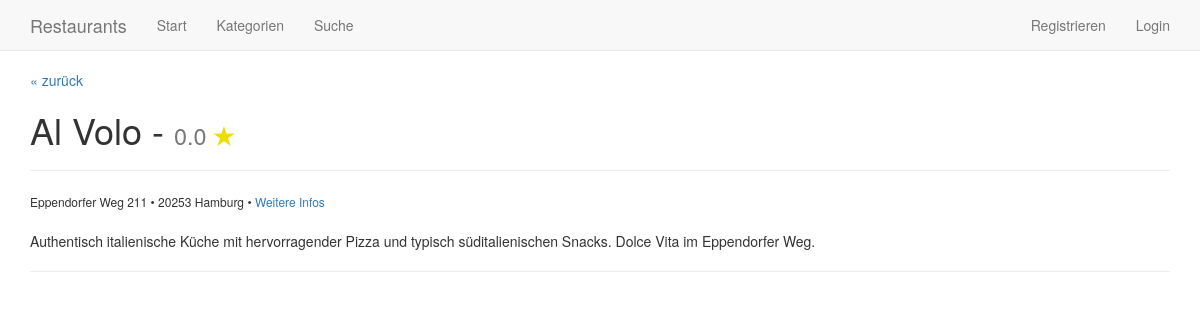
The app's page /detail/2 with its own data.
### tables this page shows
CREATE TABLE restaurant (
        id INTEGER PRIMARY KEY,
        name TEXT,
        description TEXT,
        url TEXT,
        street TEXT,
        city TEXT,
        zip INTEGER      
);

### application.py (the view)
@app.route('/detail/<int:restaurant_id>')
def detail(restaurant_id): # Details zu einem Restaurant anzeigen
	restaurant = query_db('SELECT *, COALESCE(ROUND(AVG(rating), 1), 0.0) as avg_rating FROM restaurant LEFT JOIN rating ON restaurant.id = rating.restaurant_id WHERE restaurant.id = ?', (restaurant_id,), True)
	ratings = query_db('SELECT * FROM rating JOIN user ON rating.user_id = user.id WHERE restaurant_id = ?', (restaurant_id,))
	return render_template('detail.html', restaurant=restaurant, ratings=ratings, session_user=get_user(session.get('user_id')))

### application.py (called while the page is built)
def get_db():
	db = getattr(g, '_database', None)
	if db is None:
		db = g._database = sqlite3.connect(DATABASE)
	db.row_factory = sqlite3.Row
	return db

@app.teardown_appcontext
def close_connection(exception):
	db = getattr(g, '_database', None)
	if db is not None:
		db.close()

def query_db(query, args=(), one=False):
	cur = get_db().execute(query, args)
	rv = cur.fetchall()
	cur.close()
	return (rv[0] if rv else None) if one else rv

def get_user(user_id): # Einen User anhand seiner ID aus der Datenbank holen
	if user_id != None:
		user = query_db('SELECT * FROM user WHERE id = ?', (user_id,), True)
	else:
		user = None
	return user

### templates/detail.html (shortened to what this page needs)
{% extends "layout.html" %}
{% block navigation %}{{ super( ) }}{% endblock %}
{% block content %}
	<p><a href="#" onClick="if(document.referrer) {window.open(document.referrer,'_self');} else {history.go(-1);} return false;">&laquo; zurück</a></p>
	<h1>{{ restaurant['name'] }} - <small>{{ restaurant['avg_rating'] }} <span style="color: #ED0;"><strong>&#9733;</strong></span></small></h1>
	<hr>
	<span style="font-size: 12px;">
		{{ restaurant['street'] }} &bull; {{ restaurant['zip'] }} {{ restaurant['city'] }} &bull;
		<a target="_blank" href="{{ restaurant['url'] }}">Weitere Infos</a><br><br>
	</span>
	<p>{{ restaurant['description'] }}</p>
	<hr>
	<div class="row">
		<div class="col-sm-offset-3 col-sm-6">
		</div>
	</div>
	</div>
{% endblock %}

### records on screen
restaurant: name "Al Volo", street "Eppendorfer Weg 211", zip "20253", city "Hamburg", description "Authentisch italienische Küche mit hervorragender Pizza und typisch süditalienischen Snacks. Dolce Vita im Eppendorfer Weg."

### other values on screen
{{ restaurant['avg_rating'] }} "0.0"
